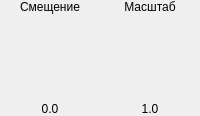
<?xml version="1.0" encoding="UTF-8"?>
<ui version="4.0">
 <class>OScopeAxisWgt</class>
 <widget class="QWidget" name="OScopeAxisWgt">
  <property name="geometry">
   <rect>
    <x>0</x>
    <y>0</y>
    <width>200</width>
    <height>116</height>
   </rect>
  </property>
  <property name="windowTitle">
   <string>Form</string>
  </property>
  <layout class="QGridLayout" name="gridLayout">
   <property name="leftMargin">
    <number>0</number>
   </property>
   <property name="topMargin">
    <number>0</number>
   </property>
   <property name="rightMargin">
    <number>0</number>
   </property>
   <property name="bottomMargin">
    <number>0</number>
   </property>
   <property name="spacing">
    <number>0</number>
   </property>
   <item row="0" column="1">
    <widget class="QLabel" name="lblScale">
     <property name="sizePolicy">
      <sizepolicy hsizetype="Preferred" vsizetype="Fixed">
       <horstretch>0</horstretch>
       <verstretch>0</verstretch>
      </sizepolicy>
     </property>
     <property name="text">
      <string>Масштаб</string>
     </property>
     <property name="alignment">
      <set>Qt::AlignCenter</set>
     </property>
    </widget>
   </item>
   <item row="3" column="1">
    <widget class="QLabel" name="lblScaleVal">
     <property name="sizePolicy">
      <sizepolicy hsizetype="Preferred" vsizetype="Fixed">
       <horstretch>0</horstretch>
       <verstretch>0</verstretch>
      </sizepolicy>
     </property>
     <property name="text">
      <string>1.0</string>
     </property>
     <property name="alignment">
      <set>Qt::AlignCenter</set>
     </property>
    </widget>
   </item>
   <item row="0" column="0">
    <widget class="QLabel" name="lblOffset">
     <property name="sizePolicy">
      <sizepolicy hsizetype="Preferred" vsizetype="Fixed">
       <horstretch>0</horstretch>
       <verstretch>0</verstretch>
      </sizepolicy>
     </property>
     <property name="text">
      <string>Смещение</string>
     </property>
     <property name="alignment">
      <set>Qt::AlignCenter</set>
     </property>
    </widget>
   </item>
   <item row="3" column="0">
    <widget class="QLabel" name="lblOffsetVal">
     <property name="sizePolicy">
      <sizepolicy hsizetype="Preferred" vsizetype="Fixed">
       <horstretch>0</horstretch>
       <verstretch>0</verstretch>
      </sizepolicy>
     </property>
     <property name="text">
      <string>0.0</string>
     </property>
     <property name="alignment">
      <set>Qt::AlignCenter</set>
     </property>
    </widget>
   </item>
   <item row="1" column="0" rowspan="2">
    <widget class="QwtKnob" name="valOffset" native="true"/>
   </item>
   <item row="1" column="1" rowspan="2">
    <widget class="QwtKnob" name="valScale" native="true"/>
   </item>
  </layout>
 </widget>
 <customwidgets>
  <customwidget>
   <class>QwtKnob</class>
   <extends>QWidget</extends>
   <header location="global">QwtKnob</header>
   <container>1</container>
  </customwidget>
 </customwidgets>
 <resources/>
 <connections/>
</ui>
